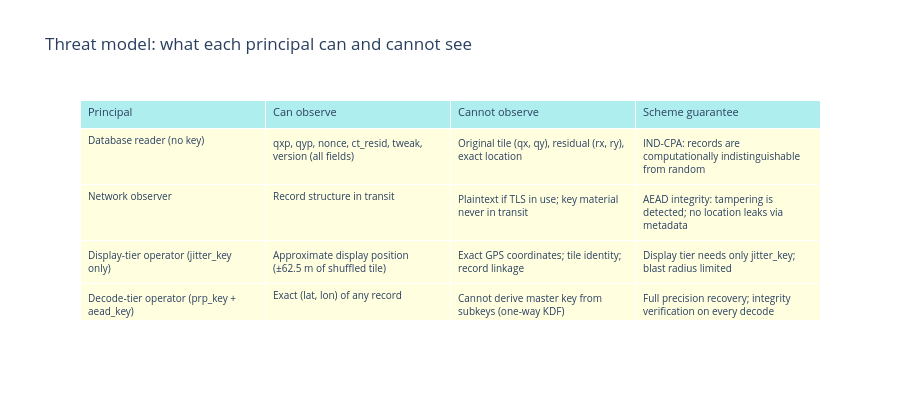

This figure's notebook cell:
### Markdown cell above
## Security Property Inventory

The module docstring lists six security properties. Here is what each prevents:

| # | Property | Mechanism | What it prevents |
|---|----------|-----------|------------------|
| 1 | Unbiased PRP via rejection sampling | BLAKE2s with discard loop | Frequency-fingerprint attack on encrypted tile distribution |
| 2 | Length-prefixed Associated Data | `struct.pack('>iiI', qx, qy, len(tweak))` | Boundary-shift: two distinct ADs cannot produce identical bytes |
| 3 | Per-record jitter from nonce | `BLAKE2s(jitter_key, pack(qxp,qyp) + nonce)` | Co-location fingerprinting: same tile, different display pin |
| 4 | Record-ID binding via tweak | `make_tweak(record_id, extra)` | Record-substitution: ciphertext cannot be re-used for another record |
| 5 | Single master key with HKDF-style KDF | BLAKE2s with label + version | Cross-primitive key reuse enabling chosen-plaintext cross-key attacks |
| 6 | Scheme version field | `version = SCHEME_VERSION` in every record | Silent cross-version decryption after key rotation |

### Code cell
principals = [
    'Database reader (no key)',
    'Network observer',
    'Display-tier operator (jitter_key only)',
    'Decode-tier operator (prp_key + aead_key)',
    'Key holder (master key)',
]
can_observe = [
    'qxp, qyp, nonce, ct_resid, tweak, version (all fields)',
    'Record structure in transit',
    'Approximate display position (±62.5 m of shuffled tile)',
    'Exact (lat, lon) of any record',
    'All subkeys; can decrypt anything',
]
cannot_observe = [
    'Original tile (qx, qy), residual (rx, ry), exact location',
    'Plaintext if TLS in use; key material never in transit',
    'Exact GPS coordinates; tile identity; record linkage',
    'Cannot derive master key from subkeys (one-way KDF)',
    'N/A — full access',
]
guarantees = [
    'IND-CPA: records are computationally indistinguishable from random',
    'AEAD integrity: tampering is detected; no location leaks via metadata',
    'Display tier needs only jitter_key; blast radius limited',
    'Full precision recovery; integrity verification on every decode',
    'KMS/HSM custody recommended; audit log all key uses',
]
row_colors = [
    ['lightyellow'] * 5,
    ['lightyellow'] * 5,
    ['lightyellow'] * 5,
    ['lightyellow'] * 5,
    ['lightyellow'] * 5,
]

fig = go.Figure(go.Table(
    header=dict(
        values=['Principal', 'Can observe', 'Cannot observe', 'Scheme guarantee'],
        fill_color='paleturquoise',
        align='left', font=dict(size=11)
    ),
    cells=dict(
        values=[principals, can_observe, cannot_observe, guarantees],
        align='left', font=dict(size=10),
        fill_color=row_colors
    )
))
fig.update_layout(
    title='Threat model: what each principal can and cannot see',
    height=400
)
fig.show()

### Figure 1 — Plotly figure (JSON) as saved in the notebook; plotly's stock layout.template omitted (floating-point values rounded to 4 significant figures)
{"data": [{"cells": {"align": "left", "fill": {"color": [["lightyellow", "lightyellow", "lightyellow", "lightyellow", "lightyellow"], ["lightyellow", "lightyellow", "lightyellow", "lightyellow", "lightyellow"], ["lightyellow", "lightyellow", "lightyellow", "lightyellow", "lightyellow"], ["lightyellow", "lightyellow", "lightyellow", "lightyellow", "lightyellow"], ["lightyellow", "lightyellow", "lightyellow", "lightyellow", "lightyellow"]]}, "font": {"size": 10}, "values": [["Database reader (no key)", "Network observer", "Display-tier operator (jitter_key only)", "Decode-tier operator (prp_key + aead_key)", "Key holder (master key)"], ["qxp, qyp, nonce, ct_resid, tweak, version (all fields)", "Record structure in transit", "Approximate display position (±62.5 m of shuffled tile)", "Exact (lat, lon) of any record", "All subkeys; can decrypt anything"], ["Original tile (qx, qy), residual (rx, ry), exact location", "Plaintext if TLS in use; key material never in transit", "Exact GPS coordinates; tile identity; record linkage", "Cannot derive master key from subkeys (one-way KDF)", "N/A — full access"], ["IND-CPA: records are computationally indistinguishable from random", "AEAD integrity: tampering is detected; no location leaks via metadata", "Display tier needs only jitter_key; blast radius limited", "Full precision recovery; integrity verification on every decode", "KMS/HSM custody recommended; audit log all key uses"]]}, "header": {"align": "left", "fill": {"color": "paleturquoise"}, "font": {"size": 11}, "values": ["Principal", "Can observe", "Cannot observe", "Scheme guarantee"]}, "type": "table"}], "layout": {"height": 400, "title": {"text": "Threat model: what each principal can and cannot see"}}}
